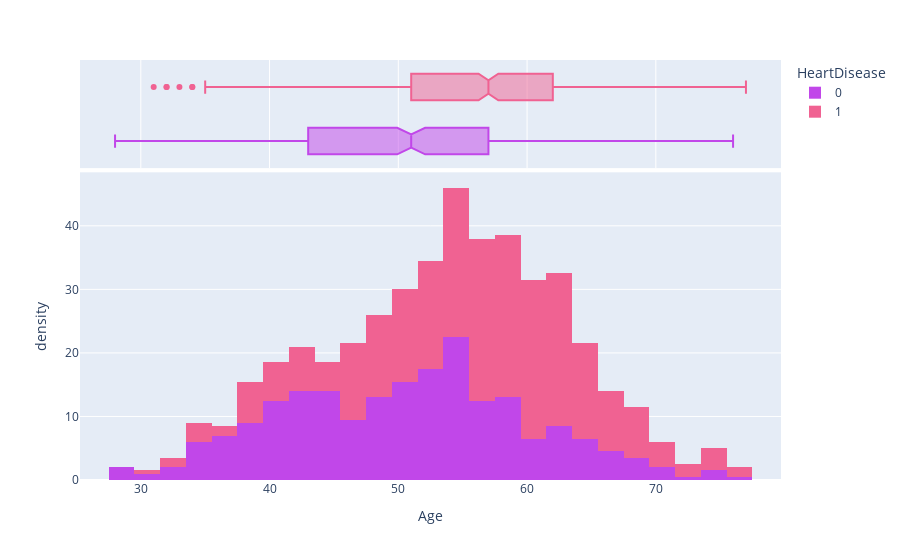

Here is the notebook cell this chart was saved with:
### Markdown cell above
Distribution of Ages shown that most of the patient are between 42 - 65 Years of age.

### Code cell
cls = 'HeartDisease'
mrg = 'box'
hst = 'density'
cdm = {0:'#C147E9',1:'#F06292'}

age_hds = px.histogram(data, x='Age', color=cls, marginal=mrg, histnorm=hst, color_discrete_map=cdm)
age_hds.show()

### Figure 1 — Plotly figure (JSON) as saved in the notebook; plotly's stock layout.template omitted (floating-point values rounded to 4 significant figures; data arrays with more than 128 entries replaced by an {"elided": "..."} marker saying what was removed)
{"data": [{"alignmentgroup": "True", "bingroup": "x", "histnorm": "density", "hovertemplate": "HeartDisease=0<br>Age=%{x}<br>density=%{y}<extra></extra>", "legendgroup": "0", "marker": {"color": "#C147E9", "pattern": {"shape": ""}}, "name": "0", "offsetgroup": "0", "orientation": "v", "showlegend": true, "type": "histogram", "x": {"elided": "410 int values"}, "xaxis": "x", "yaxis": "y"}, {"alignmentgroup": "True", "hovertemplate": "HeartDisease=0<br>Age=%{x}<extra></extra>", "legendgroup": "0", "marker": {"color": "#C147E9"}, "name": "0", "notched": true, "offsetgroup": "0", "showlegend": false, "type": "box", "x": {"elided": "410 int values"}, "xaxis": "x2", "yaxis": "y2"}, {"alignmentgroup": "True", "bingroup": "x", "histnorm": "density", "hovertemplate": "HeartDisease=1<br>Age=%{x}<br>density=%{y}<extra></extra>", "legendgroup": "1", "marker": {"color": "#F06292", "pattern": {"shape": ""}}, "name": "1", "offsetgroup": "1", "orientation": "v", "showlegend": true, "type": "histogram", "x": {"elided": "508 int values"}, "xaxis": "x", "yaxis": "y"}, {"alignmentgroup": "True", "hovertemplate": "HeartDisease=1<br>Age=%{x}<extra></extra>", "legendgroup": "1", "marker": {"color": "#F06292"}, "name": "1", "notched": true, "offsetgroup": "1", "showlegend": false, "type": "box", "x": {"elided": "508 int values"}, "xaxis": "x2", "yaxis": "y2"}], "layout": {"barmode": "relative", "legend": {"title": {"text": "HeartDisease"}, "tracegroupgap": 0}, "margin": {"t": 60}, "xaxis": {"anchor": "y", "domain": [0, 1], "title": {"text": "Age"}}, "xaxis2": {"anchor": "y2", "domain": [0, 1], "matches": "x", "showgrid": true, "showticklabels": false}, "yaxis": {"anchor": "x", "domain": [0, 0.7326], "title": {"text": "density"}}, "yaxis2": {"anchor": "x2", "domain": [0.7426, 1], "matches": "y2", "showgrid": false, "showline": false, "showticklabels": false, "ticks": ""}}}
